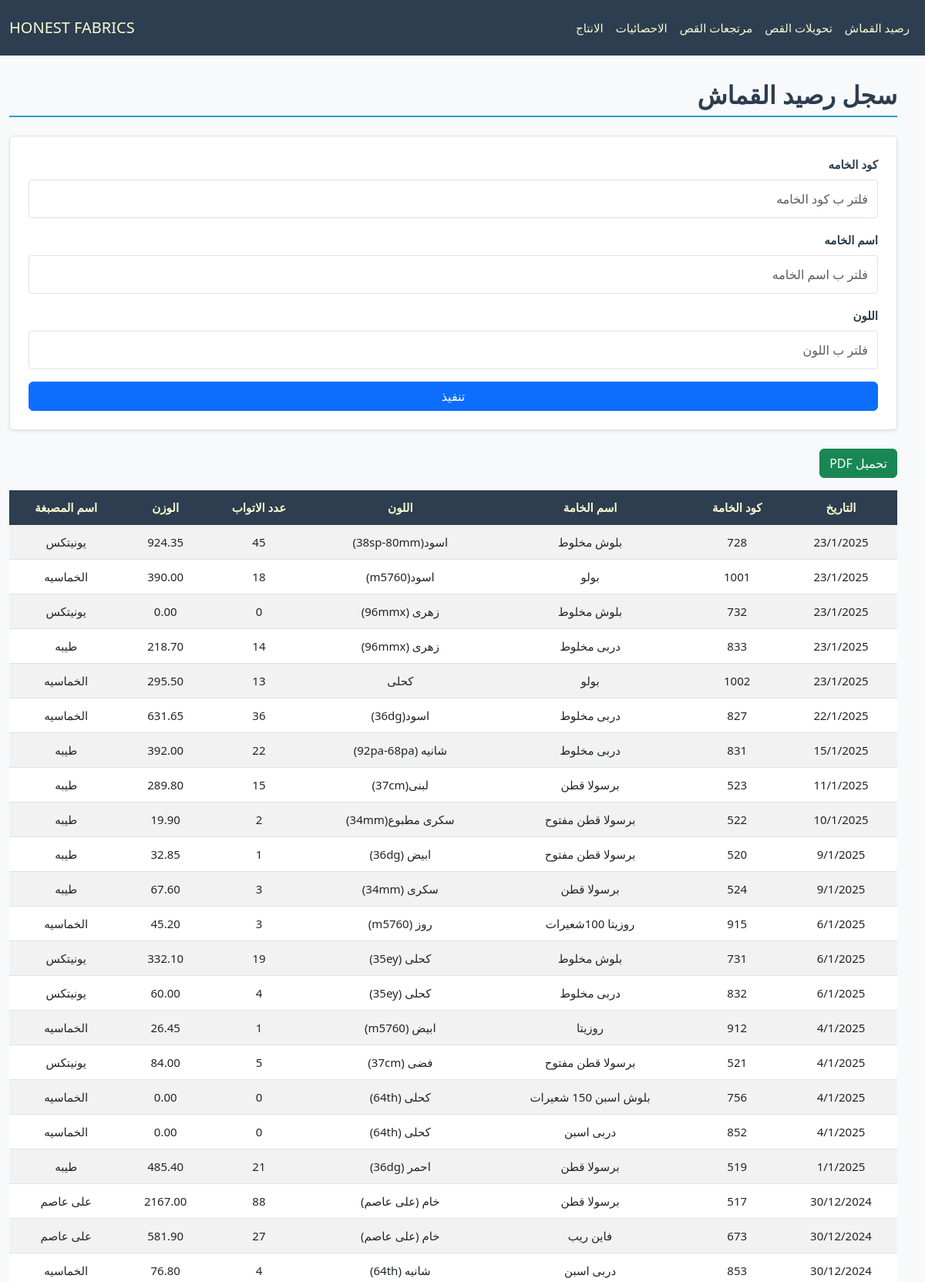
The page / (upper part) on the database its author committed.
### cloth/models.py (models this page shows, shortened)
class Base(models.Model):
    id = models.IntegerField(primary_key=True, verbose_name="الرمز")
    fabric_code = models.CharField(max_length=100, verbose_name="كود الخامه", db_index=True, null=True, blank=True)
    fabric_name = models.CharField(max_length=200, verbose_name="اسم الخامه", null=True, blank=True)
    color = models.CharField(max_length=100, verbose_name="اللون", null=True, blank=True)
    roll = models.PositiveIntegerField(verbose_name="عدد الاتواب", null=True, blank=True)
    weight = models.DecimalField(max_digits=10, decimal_places=2, verbose_name="الوزن", null=True, blank=True)
    date = models.CharField(max_length=100,verbose_name="التاريخ", null=True, blank=True)
    class Meta:
        abstract = True

class Fabric(Base):
    dyehouse_name = models.CharField(max_length=200, verbose_name="اسم المصبغة", null=True, blank=True)

### cloth/views.py (the view)
# urls.py: path('', FabricView.as_view(), name='fabric_view'),
class FabricView(FilterableListView):
    template_name = "cloth/balance.html"
    model = Fabric
    filter_fields = ['fabric_code', 'fabric_name', 'color']
    columns = ["التاريخ","كود الخامة","اسم الخامة","اللون","عدد الاتواب","الوزن","اسم المصبغة"]

### cloth/views.py (called while the page is built)
    def parse_date(self, date_str):
        try:
            normalized_date = date_str.replace("\\", "/")
            return datetime.strptime(normalized_date, "%d/%m/%Y")
        except (ValueError, AttributeError):
            return datetime.min

    def get_queryset(self):
        queryset = super().get_queryset()
        filters = Q()
        ordering = self.request.GET.get('order', 'desc')
        for field in self.filter_fields:
            filter_value = self.request.GET.get(field)
            if filter_value:
                filters &= Q(**{f"{field}__icontains": filter_value})
        filtered_queryset = queryset.filter(filters)
        models = list(filtered_queryset)
        models.sort(
            key=lambda x: self.parse_date(x.date) if x.date else datetime.min,
            reverse=(ordering == 'desc')
        )
        return models

    def get_context_data(self, **kwargs):
        context = super().get_context_data(**kwargs)
        update = Updates.objects.all().order_by('-date').first()
        context['update'] = localtime(update.date).strftime("%d/%m %I:%M %p") if update and update.date else None
        context['columns'] = self.columns
        model_meta = self.model._meta
        context['filter_fields'] = [
            {
                'field_name': field,
                'verbose_name': model_meta.get_field(field).verbose_name,
                'value': self.request.GET.get(field) or "",
            }
            for field in self.filter_fields
        ]
        return context

### cloth/templates/cloth/balance.html (shortened to what this page needs)
{% extends "cloth/layout.html" %}
{% load static %}
{% block home_page %}
<a class="navbar-brand" href="{% url 'fabric_view' %}">HONEST FABRICS</a>
{% endblock %}
{% block navbar_links_small %}
{% include "cloth/nav_links.html" %}
{% endblock %}
{% block body %}
    <h2 class="section-title pt-4">سجل رصيد القماش</h2>
    <form method="get" class="filter-form mb-4 p-4 rounded shadow-sm">
        {% for filter_field in filter_fields %}
        <div class="form-group mb-3">
            <label for="filter_{{ forloop.counter }}" class="form-label">{{ filter_field.verbose_name }}</label>
            <input type="text" id="filter_{{ forloop.counter }}" name="{{ filter_field.field_name }}"
                   placeholder="فلتر ب {{ filter_field.verbose_name }}"
                   class="form-control"
                   value="{{ filter_field.value }}">
        </div>
        {% endfor %}
        <button type="submit" class="btn btn-primary w-100">تنفيذ</button>
    </form>
    <button onclick="generatePDF()" class="btn btn-success mb-3">تحميل PDF</button>
    <div style="overflow-y: auto; max-height: 70vh; position: relative;" class="table-responsive mb-4">
        <table id="data-table" class="table table-striped">
            <thead class="table-dark">
                <tr>
                    <th style="position: sticky; top: 0;" >التاريخ</th>
                    <th style="position: sticky; top: 0;" >كود الخامة</th>
                    <th style="position: sticky; top: 0;" >اسم الخامة</th>
                    <th style="position: sticky; top: 0;" >اللون</th>
                    <th style="position: sticky; top: 0;" >عدد الاتواب</th>
                    <th style="position: sticky; top: 0;" >الوزن</th>
                    <th style="position: sticky; top: 0;" >اسم المصبغة</th>
                </tr>
            </thead>
            <tbody>
                {% for model in models %}
                <tr>
                    <td>{{ model.date }}</td>
                    <td>{{ model.fabric_code }}</td>
                    <td>{{ model.fabric_name }}</td>
                    <td>{{ model.color }}</td>
                    <td>{{ model.roll }}</td>
                    <td>{{ model.weight }}</td>
                    <td>{{ model.dyehouse_name }}</td>
                </tr>
                {% empty %}
                <tr>
                    <td colspan="7" class="text-center">لا يوجد عناصر</td>
                </tr>
                {% endfor %}
            </tbody>
        </table>
    </div>
{% endblock body %}

### cloth/static/cloth/stylexx.css (style rules this page uses)
:root { --primary-color: #3498db; --light-blue: #3db1ff5e; --secondary-color: #2c3e50; --success-color: #2ecc71; --danger-color: #e74c3c; --warning-color: #f1c40f; --light-bg: #f8f9fa; --dark-bg: #343a40; --light-text: lightgoldenrodyellow; --golden-text: rgb(255, 255, 0); --border-color: #dee2e6; --white-color: #ffffff; }
ul, div { padding: 0; margin: 0; }
body { background-color: var(--light-bg); margin-top: 80px; margin-inline: 0; font-family: 'Segoe UI', Tahoma, Geneva, Verdana, sans-serif; line-height: 1.6; font-size: 16px; }
#navbar, #navbar a, #navbar-menu-body, #navbar-menu-body a { color: var(--light-text) !important; }
.section-title { color: var(--secondary-color); border-bottom: 2px solid var(--primary-color); padding-bottom: 0.5rem; margin-bottom: 1.5rem; font-weight: bold; }
.table { border-collapse: separate; border-spacing: 0; border-radius: 8px; width: 100%; }
.table th, .table td { text-align: center; vertical-align: middle; padding: 10px; }
.table-striped tbody tr:nth-of-type(odd) { background-color: var(--light-bg); }
.table-dark th { background-color: var(--secondary-color); color: var(--light-text); }
.table-responsive table th, .table-responsive table td { white-space: nowrap; min-width: fit-content; }
.table-responsive table { width: 100%; table-layout: auto; }
.filter-form { background-color: var(--white-color); border: 1px solid var(--border-color); border-radius: 8px; padding: 1.5rem; box-shadow: 0 4px 6px rgba(0, 0, 0, 0.1); }
.filter-form .form-group { margin-bottom: 1.5rem; }
.filter-form .form-label { display: block; font-weight: bold; color: var(--secondary-color); margin-bottom: 0.5rem; }
.filter-form .form-control { border: 1px solid var(--border-color); border-radius: 4px; padding: 0.75rem; transition: border-color 0.3s ease, box-shadow 0.3s ease; }
@media (max-width: 1200px) { body { font-size: 15px; } }

### rows shown on the page
Fabric: date "23/1/2025", fabric_code "728", fabric_name "بلوش مخلوط", color "اسود(38sp-80mm)", roll "45", weight "924.35", dyehouse_name "يونيتكس"
Fabric: date "23/1/2025", fabric_code "1001", fabric_name "بولو", color "اسود(m5760)", roll "18", weight "390.00", dyehouse_name "الخماسيه"
Fabric: date "23/1/2025", fabric_code "732", fabric_name "بلوش مخلوط", color "زهرى (96mmx)", roll "0", weight "0.00", dyehouse_name "يونيتكس"
Fabric: date "23/1/2025", fabric_code "833", fabric_name "دربى مخلوط", color "زهرى (96mmx)", roll "14", weight "218.70", dyehouse_name "طيبه"
Fabric: date "23/1/2025", fabric_code "1002", fabric_name "بولو", color "كحلى", roll "13", weight "295.50", dyehouse_name "الخماسيه"
Fabric: date "22/1/2025", fabric_code "827", fabric_name "دربى مخلوط", color "اسود(36dg)", roll "36", weight "631.65", dyehouse_name "الخماسيه"
Fabric: date "15/1/2025", fabric_code "831", fabric_name "دربى مخلوط", color "شانيه (92pa-68pa)", roll "22", weight "392.00", dyehouse_name "طيبه"
Fabric: date "11/1/2025", fabric_code "523", fabric_name "برسولا قطن", color "لبنى(37cm)", roll "15", weight "289.80", dyehouse_name "طيبه"
Fabric: date "10/1/2025", fabric_code "522", fabric_name "برسولا قطن مفتوح", color "سكرى مطبوع(34mm)", roll "2", weight "19.90", dyehouse_name "طيبه"
Fabric: date "9/1/2025", fabric_code "520", fabric_name "برسولا قطن مفتوح", color "ابيض (36dg)", roll "1", weight "32.85", dyehouse_name "طيبه"
Fabric: date "9/1/2025", fabric_code "524", fabric_name "برسولا قطن", color "سكرى (34mm)", roll "3", weight "67.60", dyehouse_name "طيبه"
Fabric: date "6/1/2025", fabric_code "915", fabric_name "روزيتا 100شعيرات", color "روز (m5760)", roll "3", weight "45.20", dyehouse_name "الخماسيه"
Fabric: date "6/1/2025", fabric_code "731", fabric_name "بلوش مخلوط", color "كحلى (35ey)", roll "19", weight "332.10", dyehouse_name "يونيتكس"
Fabric: date "6/1/2025", fabric_code "832", fabric_name "دربى مخلوط", color "كحلى (35ey)", roll "4", weight "60.00", dyehouse_name "يونيتكس"
Fabric: date "4/1/2025", fabric_code "912", fabric_name "روزيتا", color "ابيض (m5760)", roll "1", weight "26.45", dyehouse_name "الخماسيه"
Fabric: date "4/1/2025", fabric_code "521", fabric_name "برسولا قطن مفتوح", color "فضى (37cm)", roll "5", weight "84.00", dyehouse_name "يونيتكس"
Fabric: date "4/1/2025", fabric_code "756", fabric_name "بلوش اسبن 150 شعيرات", color "كحلى (64th)", roll "0", weight "0.00", dyehouse_name "الخماسيه"
Fabric: date "4/1/2025", fabric_code "852", fabric_name "دربى اسبن", color "كحلى (64th)", roll "0", weight "0.00", dyehouse_name "الخماسيه"
Fabric: date "1/1/2025", fabric_code "519", fabric_name "برسولا قطن", color "احمر (36dg)", roll "21", weight "485.40", dyehouse_name "طيبه"
Fabric: date "30/12/2024", fabric_code "517", fabric_name "برسولا قطن", color "خام (على عاصم)", roll "88", weight "2167.00", dyehouse_name "على عاصم"
Fabric: date "30/12/2024", fabric_code "673", fabric_name "فاين ريب", color "خام (على عاصم)", roll "27", weight "581.90", dyehouse_name "على عاصم"
Fabric: date "30/12/2024", fabric_code "853", fabric_name "دربى اسبن", color "شانيه (64th)", roll "4", weight "76.80", dyehouse_name "الخماسيه"

### other values the page prints
{{ filter_field.verbose_name }} "كود الخامه" "اسم الخامه" "اللون"
